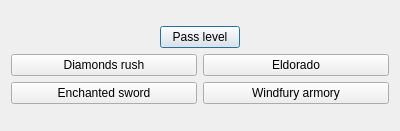
<?xml version="1.0" encoding="UTF-8"?>
<ui version="4.0">
 <class>Perks</class>
 <widget class="QDialog" name="Perks">
  <property name="geometry">
   <rect>
    <x>0</x>
    <y>0</y>
    <width>400</width>
    <height>131</height>
   </rect>
  </property>
  <property name="windowTitle">
   <string>Perks</string>
  </property>
  <layout class="QGridLayout" name="gridLayout_3">
   <item row="0" column="0">
    <layout class="QGridLayout" name="gridLayout_2">
     <item row="0" column="0">
      <layout class="QHBoxLayout" name="horizontalLayout">
       <item>
        <spacer name="horizontalSpacer">
         <property name="orientation">
          <enum>Qt::Horizontal</enum>
         </property>
         <property name="sizeHint" stdset="0">
          <size>
           <width>40</width>
           <height>20</height>
          </size>
         </property>
        </spacer>
       </item>
       <item>
        <widget class="QPushButton" name="perksBtn_PassLevel">
         <property name="text">
          <string>Pass level</string>
         </property>
        </widget>
       </item>
       <item>
        <spacer name="horizontalSpacer_2">
         <property name="orientation">
          <enum>Qt::Horizontal</enum>
         </property>
         <property name="sizeHint" stdset="0">
          <size>
           <width>40</width>
           <height>20</height>
          </size>
         </property>
        </spacer>
       </item>
      </layout>
     </item>
     <item row="1" column="0">
      <layout class="QGridLayout" name="gridLayout">
       <item row="0" column="0">
        <widget class="QPushButton" name="perksBtn_DiamondsRush">
         <property name="text">
          <string>Diamonds rush</string>
         </property>
        </widget>
       </item>
       <item row="0" column="1">
        <widget class="QPushButton" name="perksBtn_Eldorado">
         <property name="text">
          <string>Eldorado</string>
         </property>
        </widget>
       </item>
       <item row="1" column="0">
        <widget class="QPushButton" name="perksBtn_EnchSword">
         <property name="text">
          <string>Enchanted sword</string>
         </property>
        </widget>
       </item>
       <item row="1" column="1">
        <widget class="QPushButton" name="perksBtn_WindfArmory">
         <property name="text">
          <string>Windfury armory</string>
         </property>
        </widget>
       </item>
      </layout>
     </item>
    </layout>
   </item>
  </layout>
 </widget>
 <resources/>
 <connections/>
</ui>
